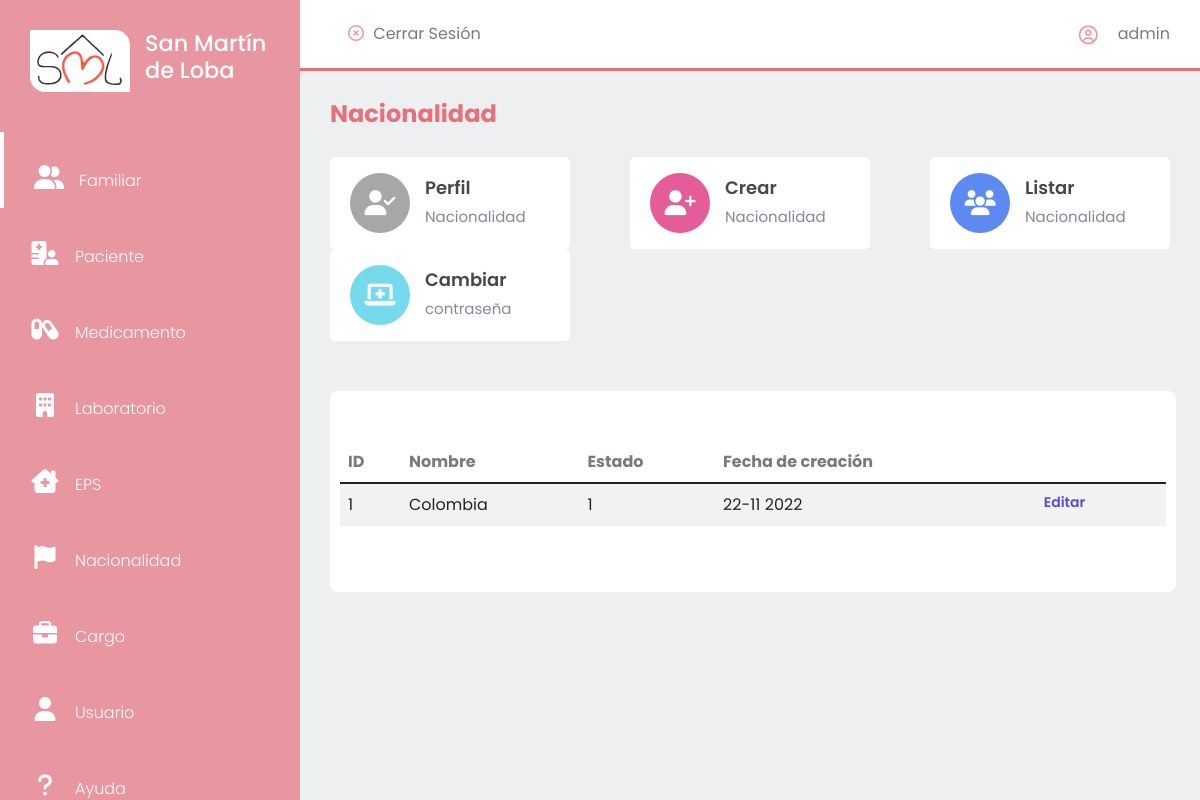
/nacionalidad/listar/ (signed in), run on the app's committed database.
### nacionalidad/models.py (models this page shows, shortened)
class Nacionalidad(models.Model):
    nombre = models.CharField(max_length = 50, unique = True, verbose_name = 'Nombre')
    class Estado(models.TextChoices):
        ACTIVO = '1', _('Activo')
        INACTIVO = '0', _('Inactivo')
    estado = models.CharField(max_length = 1, choices = Estado.choices, default = Estado.ACTIVO, verbose_name = 'Estado')
    fechaCreacion = models.DateField(verbose_name = 'Fecha de Creación', null = True, blank = False, default = datetime.date.today)

### nacionalidad/views.py (the view)
# urls.py: path('listar/', nacionalidad_listar, name = 'nacionalidades-listar')
@login_required
def nacionalidad_listar(request):
    titulo = 'Nacionalidad'
    nacionalidades = Nacionalidad.objects.all()
    context = {
        'titulo': titulo,
        'nacionalidades': nacionalidades,
        'url': '../',
        'urlCrear': '../crear/',
        'urlListar': ''
    }
    return render(request, 'nacionalidad/nacionalidades-listar.html', context)

### base/templates/nacionalidad/nacionalidades-listar.html
{% extends 'partials/app.html' %}
{% load static %}
{% block contenido %}
    {% include 'partials/sidebar.html' %}
<section id="interface">
    {% include 'partials/nav-app.html' %}
    <div class="board">
        <table id="example" class="table table-striped tabla-datos" style="width:100%">
            <thead>
                <tr>
                    <th>ID</th>
                    <th>Nombre</th>
                    <th>Estado</th>
                    <th>Fecha de creación</th>
                    {% if request.user.username == 'admin' or request.user.username == 'virginia' %}
                    <th></th>
                    {% endif %}
                </tr>
            </thead>
            <tbody>
                {% for nacionalidad in nacionalidades %}
                    <tr>
                        <td>{{nacionalidad.id}}</td>
                        <td>{{nacionalidad.nombre}}</td>
                        <td>{{nacionalidad.estado}}</td>
                        <td>{{nacionalidad.fechaCreacion| date:"d-m Y"}}</td>
                        {% if request.user.username == 'virginia' or request.user.username == 'admin' %}
                        <td class="edit">
                            <a class="boton" href="{% url 'nacionalidades-editar' nacionalidad.id %}"><label for="btn">Editar</label></a>
                        </td>
                        {% endif %}
                    </tr>
                {% endfor %}
            </tbody>
        </table>
    </div>
</section>
{% endblock contenido %}

### base/templates/partials/nav-app.html (shortened to what this page needs)
{% load static %}
<div class="navigation">
    <div class="n1">
        <div class="btn salir"><i class="far fa-times-circle"></i></i>
            <a href="{% url 'cerrarSesion' %}">Cerrar Sesión</a>
        </div>
    </div>
    <div class="profile">
        <i class="far fa-user-circle" style="color: rgba(230, 113, 124, .7);"></i>
        <span>{{ request.user.username }}</span>
    </div>
</div>
<h3 class="i-name">
    {{titulo}}
</h3>
<div class="values">
    <a class="vinculos" href="{{url}}">
        <div class="val-box">
            <i id="v1" class="fas fa-user-check"></i>
            <div>
                <h3>Perfil</h3>
                <span>{{titulo}}</span>
            </div>
        </div>
    </a>
    <a class="vinculos" href="{{urlCrear}}">
        <div class="val-box">
            <i id="v3" class="fas fa-user-plus"></i>
            <div>
                <h3>Crear</h3>
                <span>{{titulo}}</span>
            </div>
        </div>
    </a>
    <a class="vinculos" href="{{urlListar}}">
        <div class="val-box">
            <i id="v2" class="fas fa-users"></i>
            <div>
                <h3>Listar</h3>
                <span>{{titulo}}</span>
            </div>
        </div>
    </a>
    <a class="vinculos" href="{% url 'password_change' %}">
        <div class="val-box">
            <i id="v4" class="fas fa-laptop-medical"></i>
            <div>
                <h3>Cambiar</h3>
                <span>contraseña</span>
            </div>
        </div>
    </a>
</div>

### static/css/usuario.css (style rules this page uses)
* { margin: 0; padding: 0; box-sizing: border-box; font-family: 'Poppins', sans-serif; }
body { width: 100%; background: #eeeff1 !important; position: relative; display: flex; }
#interface { width: calc(100% - 300px); margin-left: 300px; position: relative; }
#interface .navigation { display: flex; align-items: center; justify-content: space-between; background: #fff; padding: 15px 30px; border-bottom: 3px solid #e6717c; position: fixed; width: calc(100% - 300px); z-index: 1; }
.salir i { margin: 0 5px; color:rgba(230, 113, 124, .7); }
.salir a { color: #7a7a7a; text-decoration: none; }
#interface .navigation .profile { display: flex; justify-content: flex-start; align-items: center; }
#interface .navigation .profile i { margin-right: 20px; font-size: 19px; font-weight: 400; }
#interface .navigation .profile span { color: #7a7a7a; }
.n1 { display: flex; justify-content: flex-start; align-items: center; }
.i-name { color: #e6717c; padding: 30px 30px 0 30px; font-size: 24px; font-weight: 700; margin-top: 70px; }
.vinculos { text-decoration: none; color: #000; }
.values { padding: 20px 30px; display: flex; justify-content: space-between; align-items: center; flex-wrap: wrap; }
.values .val-box { background: #fff; width: 240px; padding: 16px 20px; border-radius: 5px; display: flex; justify-content: flex-start; align-items: center; }
.values .val-box i { font-size: 25px; width: 60px; height: 60px; line-height: 60px; border-radius: 50%; text-align: center; color: #fff; margin-right: 15px; }
#v1 { background: #a7a7a7; }
#v2 { background: #5c8af0; }
#v3 { background: #e45d99; }
#v4 { background: #74daec; }
.values .val-box h3 { font-size: 18px; font-weight: 600; color: #484848; }
.values .val-box span { font-size: 15px; color: #828997; }
.board { width: 94%; margin: 30px 0 30px 30px; overflow: auto; background: #fff; border-radius: 8px; z-index: -1; padding: 50px 10px; }
.tabla-datos th { color: #7a7a7a; }
table { border-collapse: collapse; }
tr { border-bottom: 1px solid #eef0f3; }
tbody tr td { padding: 10px 15px; }
.edit a { border-radius: 3px; padding: 8px; text-decoration: none; font-size: 14px; color: #554cd1; font-weight: 600; }

### data on the page
Nacionalidad: id "1", nombre "Colombia", estado "1", fechaCreacion "22-11 2022"

### other printed values
{{ request.user.username }} "admin"
{{ titulo }} "Nacionalidad"
